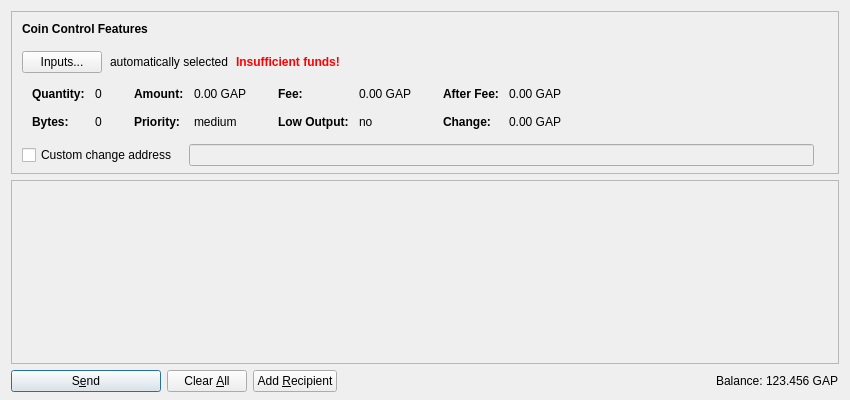
<?xml version="1.0" encoding="UTF-8"?>
<ui version="4.0">
 <class>SendCoinsDialog</class>
 <widget class="QDialog" name="SendCoinsDialog">
  <property name="geometry">
   <rect>
    <x>0</x>
    <y>0</y>
    <width>850</width>
    <height>400</height>
   </rect>
  </property>
  <property name="windowTitle">
   <string>Send Coins</string>
  </property>
  <layout class="QVBoxLayout" name="verticalLayout" stretch="0,1,0">
   <property name="bottomMargin">
    <number>8</number>
   </property>
   <item>
    <widget class="QFrame" name="frameCoinControl">
     <property name="sizePolicy">
      <sizepolicy hsizetype="Expanding" vsizetype="Expanding">
       <horstretch>0</horstretch>
       <verstretch>0</verstretch>
      </sizepolicy>
     </property>
     <property name="maximumSize">
      <size>
       <width>16777215</width>
       <height>16777215</height>
      </size>
     </property>
     <property name="frameShape">
      <enum>QFrame::StyledPanel</enum>
     </property>
     <property name="frameShadow">
      <enum>QFrame::Sunken</enum>
     </property>
     <layout class="QVBoxLayout" name="verticalLayoutCoinControl2">
      <property name="spacing">
       <number>0</number>
      </property>
      <property name="leftMargin">
       <number>0</number>
      </property>
      <property name="topMargin">
       <number>0</number>
      </property>
      <property name="rightMargin">
       <number>0</number>
      </property>
      <property name="bottomMargin">
       <number>6</number>
      </property>
      <item>
       <layout class="QVBoxLayout" name="verticalLayoutCoinControl" stretch="0,0,0,0,1">
        <property name="spacing">
         <number>0</number>
        </property>
        <property name="leftMargin">
         <number>10</number>
        </property>
        <property name="topMargin">
         <number>10</number>
        </property>
        <item>
         <layout class="QHBoxLayout" name="horizontalLayoutCoinControl1">
          <property name="bottomMargin">
           <number>15</number>
          </property>
          <item>
           <widget class="QLabel" name="labelCoinControlFeatures">
            <property name="sizePolicy">
             <sizepolicy hsizetype="Preferred" vsizetype="Maximum">
              <horstretch>0</horstretch>
              <verstretch>0</verstretch>
             </sizepolicy>
            </property>
            <property name="font">
             <font>
              <weight>75</weight>
              <bold>true</bold>
             </font>
            </property>
            <property name="styleSheet">
             <string notr="true">font-weight:bold;</string>
            </property>
            <property name="text">
             <string>Coin Control Features</string>
            </property>
           </widget>
          </item>
         </layout>
        </item>
        <item>
         <layout class="QHBoxLayout" name="horizontalLayoutCoinControl2" stretch="0,0,0,0">
          <property name="spacing">
           <number>8</number>
          </property>
          <property name="bottomMargin">
           <number>10</number>
          </property>
          <item>
           <widget class="QPushButton" name="pushButtonCoinControl">
            <property name="styleSheet">
             <string notr="true"/>
            </property>
            <property name="text">
             <string>Inputs...</string>
            </property>
           </widget>
          </item>
          <item>
           <widget class="QLabel" name="labelCoinControlAutomaticallySelected">
            <property name="text">
             <string>automatically selected</string>
            </property>
            <property name="margin">
             <number>5</number>
            </property>
           </widget>
          </item>
          <item>
           <widget class="QLabel" name="labelCoinControlInsuffFunds">
            <property name="font">
             <font>
              <weight>75</weight>
              <bold>true</bold>
             </font>
            </property>
            <property name="styleSheet">
             <string notr="true">color:red;font-weight:bold;</string>
            </property>
            <property name="text">
             <string>Insufficient funds!</string>
            </property>
            <property name="margin">
             <number>5</number>
            </property>
           </widget>
          </item>
          <item>
           <spacer name="horizontalSpacerCoinControl">
            <property name="orientation">
             <enum>Qt::Horizontal</enum>
            </property>
            <property name="sizeHint" stdset="0">
             <size>
              <width>40</width>
              <height>1</height>
             </size>
            </property>
           </spacer>
          </item>
         </layout>
        </item>
        <item>
         <widget class="QWidget" name="widgetCoinControl" native="true">
          <property name="sizePolicy">
           <sizepolicy hsizetype="Preferred" vsizetype="Preferred">
            <horstretch>0</horstretch>
            <verstretch>0</verstretch>
           </sizepolicy>
          </property>
          <property name="minimumSize">
           <size>
            <width>0</width>
            <height>0</height>
           </size>
          </property>
          <property name="styleSheet">
           <string notr="true"/>
          </property>
          <layout class="QHBoxLayout" name="horizontalLayoutCoinControl5">
           <property name="leftMargin">
            <number>0</number>
           </property>
           <property name="topMargin">
            <number>0</number>
           </property>
           <property name="rightMargin">
            <number>0</number>
           </property>
           <property name="bottomMargin">
            <number>0</number>
           </property>
           <item>
            <layout class="QHBoxLayout" name="horizontalLayoutCoinControl3" stretch="0,0,0,1">
             <property name="spacing">
              <number>20</number>
             </property>
             <property name="topMargin">
              <number>0</number>
             </property>
             <property name="bottomMargin">
              <number>10</number>
             </property>
             <item>
              <layout class="QFormLayout" name="formLayoutCoinControl1">
               <property name="horizontalSpacing">
                <number>10</number>
               </property>
               <property name="verticalSpacing">
                <number>14</number>
               </property>
               <property name="leftMargin">
                <number>10</number>
               </property>
               <property name="topMargin">
                <number>4</number>
               </property>
               <property name="rightMargin">
                <number>6</number>
               </property>
               <item row="0" column="0">
                <widget class="QLabel" name="labelCoinControlQuantityText">
                 <property name="font">
                  <font>
                   <weight>75</weight>
                   <bold>true</bold>
                  </font>
                 </property>
                 <property name="text">
                  <string>Quantity:</string>
                 </property>
                 <property name="margin">
                  <number>0</number>
                 </property>
                </widget>
               </item>
               <item row="0" column="1">
                <widget class="QLabel" name="labelCoinControlQuantity">
                 <property name="cursor">
                  <cursorShape>IBeamCursor</cursorShape>
                 </property>
                 <property name="contextMenuPolicy">
                  <enum>Qt::ActionsContextMenu</enum>
                 </property>
                 <property name="text">
                  <string notr="true">0</string>
                 </property>
                 <property name="margin">
                  <number>0</number>
                 </property>
                 <property name="textInteractionFlags">
                  <set>Qt::LinksAccessibleByMouse|Qt::TextSelectableByKeyboard|Qt::TextSelectableByMouse</set>
                 </property>
                </widget>
               </item>
               <item row="1" column="0">
                <widget class="QLabel" name="labelCoinControlBytesText">
                 <property name="font">
                  <font>
                   <weight>75</weight>
                   <bold>true</bold>
                  </font>
                 </property>
                 <property name="text">
                  <string>Bytes:</string>
                 </property>
                </widget>
               </item>
               <item row="1" column="1">
                <widget class="QLabel" name="labelCoinControlBytes">
                 <property name="cursor">
                  <cursorShape>IBeamCursor</cursorShape>
                 </property>
                 <property name="contextMenuPolicy">
                  <enum>Qt::ActionsContextMenu</enum>
                 </property>
                 <property name="text">
                  <string notr="true">0</string>
                 </property>
                 <property name="textInteractionFlags">
                  <set>Qt::LinksAccessibleByMouse|Qt::TextSelectableByKeyboard|Qt::TextSelectableByMouse</set>
                 </property>
                </widget>
               </item>
              </layout>
             </item>
             <item>
              <layout class="QFormLayout" name="formLayoutCoinControl2">
               <property name="horizontalSpacing">
                <number>10</number>
               </property>
               <property name="verticalSpacing">
                <number>14</number>
               </property>
               <property name="leftMargin">
                <number>6</number>
               </property>
               <property name="topMargin">
                <number>4</number>
               </property>
               <property name="rightMargin">
                <number>6</number>
               </property>
               <item row="0" column="0">
                <widget class="QLabel" name="labelCoinControlAmountText">
                 <property name="font">
                  <font>
                   <weight>75</weight>
                   <bold>true</bold>
                  </font>
                 </property>
                 <property name="text">
                  <string>Amount:</string>
                 </property>
                 <property name="margin">
                  <number>0</number>
                 </property>
                </widget>
               </item>
               <item row="0" column="1">
                <widget class="QLabel" name="labelCoinControlAmount">
                 <property name="cursor">
                  <cursorShape>IBeamCursor</cursorShape>
                 </property>
                 <property name="contextMenuPolicy">
                  <enum>Qt::ActionsContextMenu</enum>
                 </property>
                 <property name="text">
                  <string notr="true">0.00 GAP</string>
                 </property>
                 <property name="textInteractionFlags">
                  <set>Qt::LinksAccessibleByMouse|Qt::TextSelectableByKeyboard|Qt::TextSelectableByMouse</set>
                 </property>
                </widget>
               </item>
               <item row="1" column="0">
                <widget class="QLabel" name="labelCoinControlPriorityText">
                 <property name="font">
                  <font>
                   <weight>75</weight>
                   <bold>true</bold>
                  </font>
                 </property>
                 <property name="text">
                  <string>Priority:</string>
                 </property>
                </widget>
               </item>
               <item row="1" column="1">
                <widget class="QLabel" name="labelCoinControlPriority">
                 <property name="cursor">
                  <cursorShape>IBeamCursor</cursorShape>
                 </property>
                 <property name="contextMenuPolicy">
                  <enum>Qt::ActionsContextMenu</enum>
                 </property>
                 <property name="text">
                  <string notr="true">medium</string>
                 </property>
                 <property name="textInteractionFlags">
                  <set>Qt::LinksAccessibleByMouse|Qt::TextSelectableByKeyboard|Qt::TextSelectableByMouse</set>
                 </property>
                </widget>
               </item>
              </layout>
             </item>
             <item>
              <layout class="QFormLayout" name="formLayoutCoinControl3">
               <property name="horizontalSpacing">
                <number>10</number>
               </property>
               <property name="verticalSpacing">
                <number>14</number>
               </property>
               <property name="leftMargin">
                <number>6</number>
               </property>
               <property name="topMargin">
                <number>4</number>
               </property>
               <property name="rightMargin">
                <number>6</number>
               </property>
               <item row="0" column="0">
                <widget class="QLabel" name="labelCoinControlFeeText">
                 <property name="font">
                  <font>
                   <weight>75</weight>
                   <bold>true</bold>
                  </font>
                 </property>
                 <property name="text">
                  <string>Fee:</string>
                 </property>
                 <property name="margin">
                  <number>0</number>
                 </property>
                </widget>
               </item>
               <item row="0" column="1">
                <widget class="QLabel" name="labelCoinControlFee">
                 <property name="cursor">
                  <cursorShape>IBeamCursor</cursorShape>
                 </property>
                 <property name="contextMenuPolicy">
                  <enum>Qt::ActionsContextMenu</enum>
                 </property>
                 <property name="text">
                  <string notr="true">0.00 GAP</string>
                 </property>
                 <property name="textInteractionFlags">
                  <set>Qt::LinksAccessibleByMouse|Qt::TextSelectableByKeyboard|Qt::TextSelectableByMouse</set>
                 </property>
                </widget>
               </item>
               <item row="1" column="0">
                <widget class="QLabel" name="labelCoinControlLowOutputText">
                 <property name="font">
                  <font>
                   <weight>75</weight>
                   <bold>true</bold>
                  </font>
                 </property>
                 <property name="text">
                  <string>Low Output:</string>
                 </property>
                </widget>
               </item>
               <item row="1" column="1">
                <widget class="QLabel" name="labelCoinControlLowOutput">
                 <property name="cursor">
                  <cursorShape>IBeamCursor</cursorShape>
                 </property>
                 <property name="contextMenuPolicy">
                  <enum>Qt::ActionsContextMenu</enum>
                 </property>
                 <property name="text">
                  <string notr="true">no</string>
                 </property>
                 <property name="textInteractionFlags">
                  <set>Qt::LinksAccessibleByMouse|Qt::TextSelectableByKeyboard|Qt::TextSelectableByMouse</set>
                 </property>
                </widget>
               </item>
              </layout>
             </item>
             <item>
              <layout class="QFormLayout" name="formLayoutCoinControl4">
               <property name="horizontalSpacing">
                <number>10</number>
               </property>
               <property name="verticalSpacing">
                <number>14</number>
               </property>
               <property name="leftMargin">
                <number>6</number>
               </property>
               <property name="topMargin">
                <number>4</number>
               </property>
               <property name="rightMargin">
                <number>6</number>
               </property>
               <item row="0" column="0">
                <widget class="QLabel" name="labelCoinControlAfterFeeText">
                 <property name="font">
                  <font>
                   <weight>75</weight>
                   <bold>true</bold>
                  </font>
                 </property>
                 <property name="text">
                  <string>After Fee:</string>
                 </property>
                 <property name="margin">
                  <number>0</number>
                 </property>
                </widget>
               </item>
               <item row="0" column="1">
                <widget class="QLabel" name="labelCoinControlAfterFee">
                 <property name="cursor">
                  <cursorShape>IBeamCursor</cursorShape>
                 </property>
                 <property name="contextMenuPolicy">
                  <enum>Qt::ActionsContextMenu</enum>
                 </property>
                 <property name="text">
                  <string notr="true">0.00 GAP</string>
                 </property>
                 <property name="textInteractionFlags">
                  <set>Qt::LinksAccessibleByMouse|Qt::TextSelectableByKeyboard|Qt::TextSelectableByMouse</set>
                 </property>
                </widget>
               </item>
               <item row="1" column="0">
                <widget class="QLabel" name="labelCoinControlChangeText">
                 <property name="font">
                  <font>
                   <weight>75</weight>
                   <bold>true</bold>
                  </font>
                 </property>
                 <property name="text">
                  <string>Change:</string>
                 </property>
                </widget>
               </item>
               <item row="1" column="1">
                <widget class="QLabel" name="labelCoinControlChange">
                 <property name="cursor">
                  <cursorShape>IBeamCursor</cursorShape>
                 </property>
                 <property name="contextMenuPolicy">
                  <enum>Qt::ActionsContextMenu</enum>
                 </property>
                 <property name="text">
                  <string notr="true">0.00 GAP</string>
                 </property>
                 <property name="textInteractionFlags">
                  <set>Qt::LinksAccessibleByMouse|Qt::TextSelectableByKeyboard|Qt::TextSelectableByMouse</set>
                 </property>
                </widget>
               </item>
              </layout>
             </item>
            </layout>
           </item>
          </layout>
         </widget>
        </item>
        <item>
         <layout class="QHBoxLayout" name="horizontalLayoutCoinControl4" stretch="0,0,0">
          <property name="spacing">
           <number>12</number>
          </property>
          <property name="sizeConstraint">
           <enum>QLayout::SetDefaultConstraint</enum>
          </property>
          <property name="topMargin">
           <number>5</number>
          </property>
          <property name="rightMargin">
           <number>5</number>
          </property>
          <item>
           <widget class="QCheckBox" name="checkBoxCoinControlChange">
            <property name="toolTip">
             <string>If this is activated, but the change address is empty or invalid, change will be sent to a newly generated address.</string>
            </property>
            <property name="text">
             <string>Custom change address</string>
            </property>
           </widget>
          </item>
          <item>
           <widget class="QValidatedLineEdit" name="lineEditCoinControlChange">
            <property name="enabled">
             <bool>false</bool>
            </property>
            <property name="sizePolicy">
             <sizepolicy hsizetype="Expanding" vsizetype="Fixed">
              <horstretch>0</horstretch>
              <verstretch>0</verstretch>
             </sizepolicy>
            </property>
           </widget>
          </item>
          <item>
           <widget class="QLabel" name="labelCoinControlChangeLabel">
            <property name="sizePolicy">
             <sizepolicy hsizetype="Preferred" vsizetype="Expanding">
              <horstretch>0</horstretch>
              <verstretch>0</verstretch>
             </sizepolicy>
            </property>
            <property name="minimumSize">
             <size>
              <width>0</width>
              <height>0</height>
             </size>
            </property>
            <property name="text">
             <string/>
            </property>
            <property name="margin">
             <number>3</number>
            </property>
           </widget>
          </item>
         </layout>
        </item>
        <item>
         <spacer name="verticalSpacerCoinControl">
          <property name="orientation">
           <enum>Qt::Vertical</enum>
          </property>
          <property name="sizeHint" stdset="0">
           <size>
            <width>800</width>
            <height>1</height>
           </size>
          </property>
         </spacer>
        </item>
       </layout>
      </item>
     </layout>
    </widget>
   </item>
   <item>
    <widget class="QScrollArea" name="scrollArea">
     <property name="widgetResizable">
      <bool>true</bool>
     </property>
     <widget class="QWidget" name="scrollAreaWidgetContents">
      <property name="geometry">
       <rect>
        <x>0</x>
        <y>0</y>
        <width>830</width>
        <height>178</height>
       </rect>
      </property>
      <layout class="QVBoxLayout" name="verticalLayout_2" stretch="0,1">
       <property name="leftMargin">
        <number>0</number>
       </property>
       <property name="topMargin">
        <number>0</number>
       </property>
       <property name="rightMargin">
        <number>0</number>
       </property>
       <property name="bottomMargin">
        <number>0</number>
       </property>
       <item>
        <layout class="QVBoxLayout" name="entries">
         <property name="spacing">
          <number>6</number>
         </property>
        </layout>
       </item>
       <item>
        <spacer name="verticalSpacer">
         <property name="orientation">
          <enum>Qt::Vertical</enum>
         </property>
         <property name="sizeHint" stdset="0">
          <size>
           <width>20</width>
           <height>40</height>
          </size>
         </property>
        </spacer>
       </item>
      </layout>
     </widget>
    </widget>
   </item>
   <item>
    <layout class="QHBoxLayout" name="horizontalLayout">
     <item>
      <widget class="QPushButton" name="sendButton">
       <property name="minimumSize">
        <size>
         <width>150</width>
         <height>0</height>
        </size>
       </property>
       <property name="toolTip">
        <string>Confirm the send action</string>
       </property>
       <property name="text">
        <string>S&amp;end</string>
       </property>
       <property name="icon">
        <iconset resource="../gapcoin.qrc">
         <normaloff>:/icons/send</normaloff>:/icons/send</iconset>
       </property>
       <property name="default">
        <bool>true</bool>
       </property>
      </widget>
     </item>
     <item>
      <widget class="QPushButton" name="clearButton">
       <property name="sizePolicy">
        <sizepolicy hsizetype="Minimum" vsizetype="Fixed">
         <horstretch>0</horstretch>
         <verstretch>0</verstretch>
        </sizepolicy>
       </property>
       <property name="toolTip">
        <string>Clear all fields of the form.</string>
       </property>
       <property name="text">
        <string>Clear &amp;All</string>
       </property>
       <property name="icon">
        <iconset resource="../gapcoin.qrc">
         <normaloff>:/icons/remove</normaloff>:/icons/remove</iconset>
       </property>
       <property name="autoRepeatDelay">
        <number>300</number>
       </property>
       <property name="autoDefault">
        <bool>false</bool>
       </property>
      </widget>
     </item>
     <item>
      <widget class="QPushButton" name="addButton">
       <property name="toolTip">
        <string>Send to multiple recipients at once</string>
       </property>
       <property name="text">
        <string>Add &amp;Recipient</string>
       </property>
       <property name="icon">
        <iconset resource="../gapcoin.qrc">
         <normaloff>:/icons/add</normaloff>:/icons/add</iconset>
       </property>
       <property name="autoDefault">
        <bool>false</bool>
       </property>
      </widget>
     </item>
     <item>
      <spacer name="horizontalSpacer">
       <property name="orientation">
        <enum>Qt::Horizontal</enum>
       </property>
       <property name="sizeHint" stdset="0">
        <size>
         <width>40</width>
         <height>20</height>
        </size>
       </property>
      </spacer>
     </item>
     <item>
      <layout class="QHBoxLayout" name="horizontalLayout_2">
       <property name="spacing">
        <number>3</number>
       </property>
       <item>
        <widget class="QLabel" name="label">
         <property name="sizePolicy">
          <sizepolicy hsizetype="Preferred" vsizetype="Fixed">
           <horstretch>0</horstretch>
           <verstretch>0</verstretch>
          </sizepolicy>
         </property>
         <property name="text">
          <string>Balance:</string>
         </property>
        </widget>
       </item>
       <item>
        <widget class="QLabel" name="labelBalance">
         <property name="sizePolicy">
          <sizepolicy hsizetype="Preferred" vsizetype="Fixed">
           <horstretch>0</horstretch>
           <verstretch>0</verstretch>
          </sizepolicy>
         </property>
         <property name="cursor">
          <cursorShape>IBeamCursor</cursorShape>
         </property>
         <property name="text">
          <string notr="true">123.456 GAP</string>
         </property>
         <property name="textInteractionFlags">
          <set>Qt::LinksAccessibleByMouse|Qt::TextSelectableByKeyboard|Qt::TextSelectableByMouse</set>
         </property>
        </widget>
       </item>
      </layout>
     </item>
    </layout>
   </item>
  </layout>
 </widget>
 <customwidgets>
  <customwidget>
   <class>QValidatedLineEdit</class>
   <extends>QLineEdit</extends>
   <header>qvalidatedlineedit.h</header>
  </customwidget>
 </customwidgets>
 <resources>
  <include location="../gapcoin.qrc"/>
 </resources>
 <connections/>
</ui>
